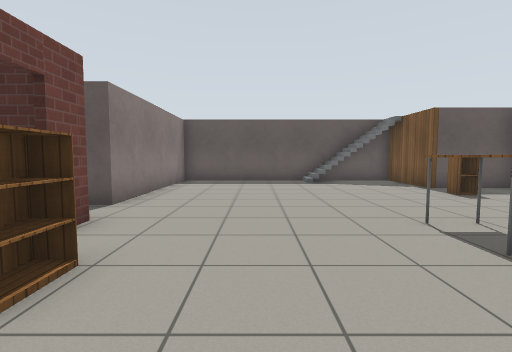
View 1 (above)

14 first-person views from a walk through a Gazebo world. The camera is 1 m above the floor, tilts 4° down and sees 85° across. The floor is counted in squares, 1 m on a side. Each view is taken from the middle of a square. On the plan, view 1 faces up. The plan holds only what a view shows up to about 12 squares ahead; the rest is blank. Robots are left out. Simple patterns stand in for the simulator's built-in surfaces.

View 2
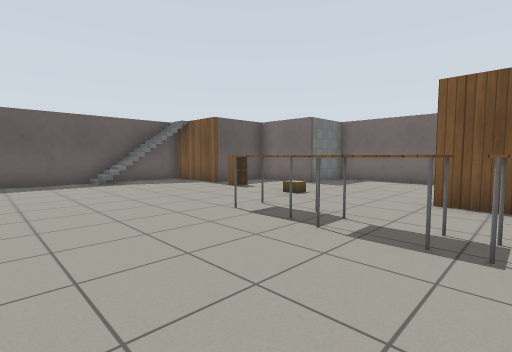

View 3
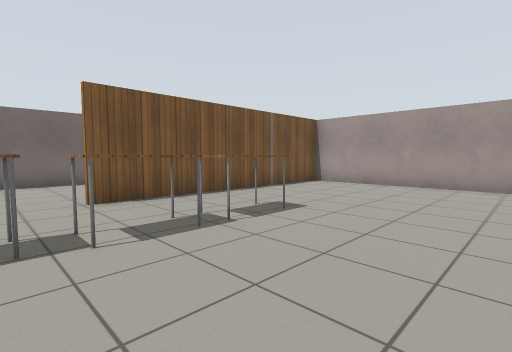

View 4
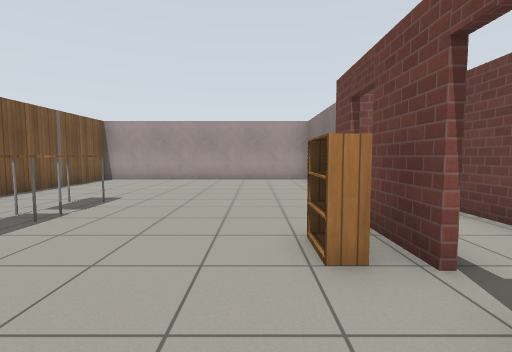

View 5
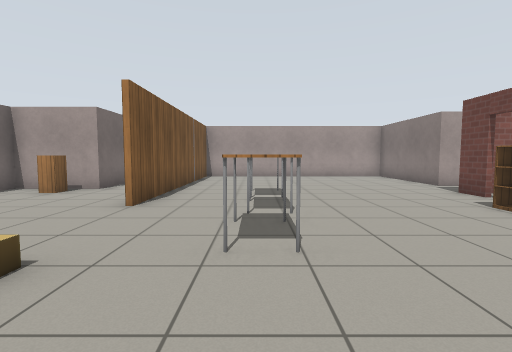

View 6
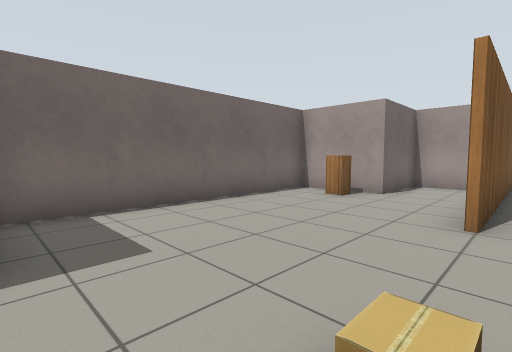

View 7
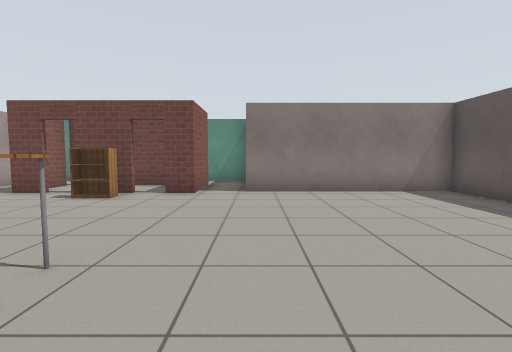

View 8
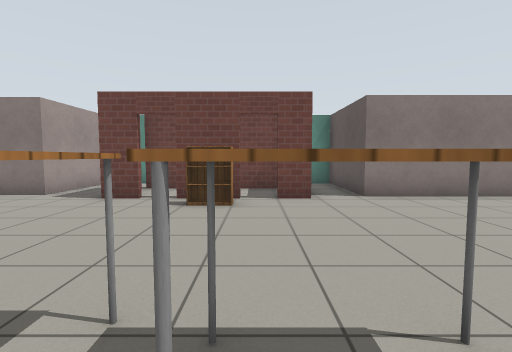

View 9
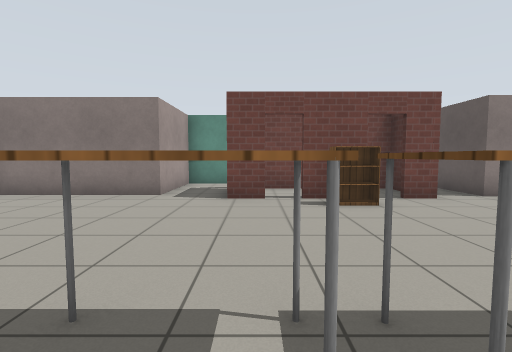

View 10
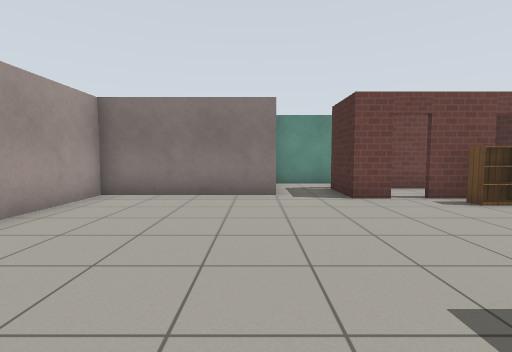

View 11
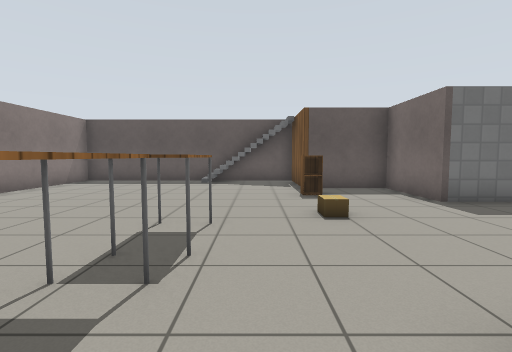

View 12
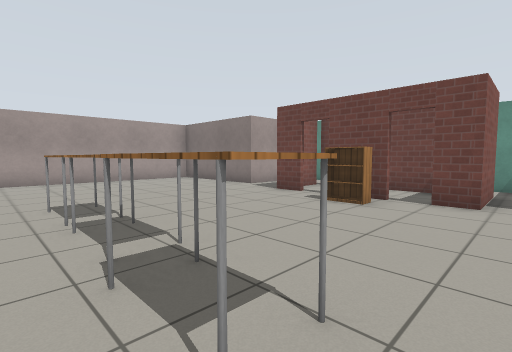

View 13
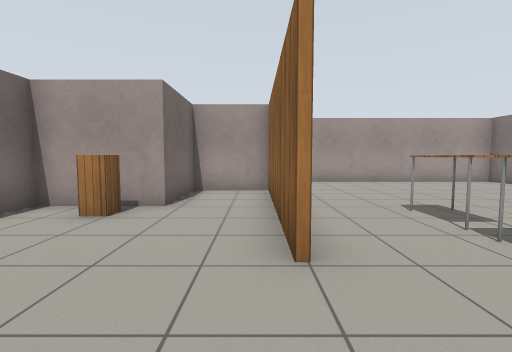

View 14
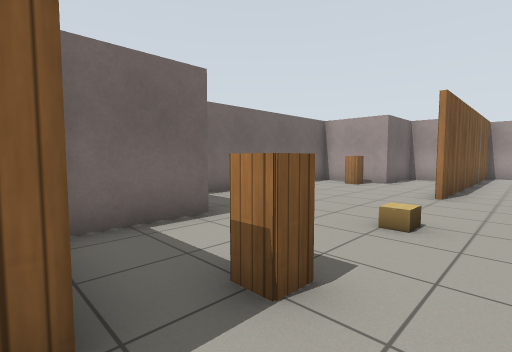

### Floor plan
Points are (right, up) in squares from view 1. A wall is a line through its corners. A room is listed if a view was taken in it or the views show most of it. See-through windows are left out.
Room 1 (views 1, 2, 3, 4, 5, 6, 7, 8, 9, 10, 11, 12, 13, 14)
walls: (5.6, 1.5) (5.6, -3.9); (-2.6, 2.8) (-2.6, 1); (-2.6, 4.3) (-2.6, 3.5); (-2.6, 0.3) (-2.6, -0.7); (5.6, -4.2) (7.8, -4.2) (7.8, -1.6) (10.4, -1.6) (10.4, 5.9); (10, 6.1) (8.1, 6.1) (8.1, 8.7) (5.5, 8.7) (5.5, 11.6) (-3, 11.6) (-3, 5.7); (-3.2, -2.5) (-3.2, -7) (5.5, -7) (5.5, 1.5)
ways out: opening at (-3, -2) to room 2; opening at (-3, 5) to room 3; open door at (-3, 0.5) to room 4; open door at (-3, 3) to room 4
objects: bookshelf (-2, 2); table (3, -1) to (3, 0); table (3, 1) to (3, 2); table (3, 3) to (3, 4); stairs (3, 11) to (4, 11); cardboard box (5, 5); cabinet (5, 7); cabinet (9, -1)
Room 2 (no view inside)
walls: (-6.3, -0.1) (-6.3, -2.5) (-3.2, -2.5); (-2.6, -0.7) (-4.6, -0.7)
ways out: opening at (-3, -2) to room 1; opening at (-6, 4) to room 3
Room 3 (no view inside)
walls: (-4.9, 4.3) (-2.6, 4.3); (-3, 5.7) (-6.3, 5.7) (-6.3, 4)
ways out: opening at (-3, 5) to room 1; opening at (-6, 4) to room 2
Room 4 (no view inside)
walls: (-3.3, 4.2) (-4.7, 4.2) (-4.7, -0.5) (-3, -0.5)
ways out: open door at (-3, 0.5) to room 1; open door at (-3, 3) to room 1

Where each view was taken, in squares from view 1:
view 1: 0 up, 0 right, facing up
view 2: 0 up, 1 left, facing up-right
view 3: 3 up, 1 left, facing down-right
view 4: 5 up, 1 left, facing down
view 5: 7 up, 3 right, facing down
view 6: 6 up, 5 right, facing down-right
view 7: 6 up, 5 right, facing left
view 8: 3 up, 4 right, facing left
view 9: 0 up, 4 right, facing left
view 10: 3 down, 4 right, facing left
view 11: 0 up, 4 right, facing up
view 12: 5 up, 4 right, facing down-left
view 13: 4 up, 6 right, facing down
view 14: 9 up, 4 right, facing down-right
